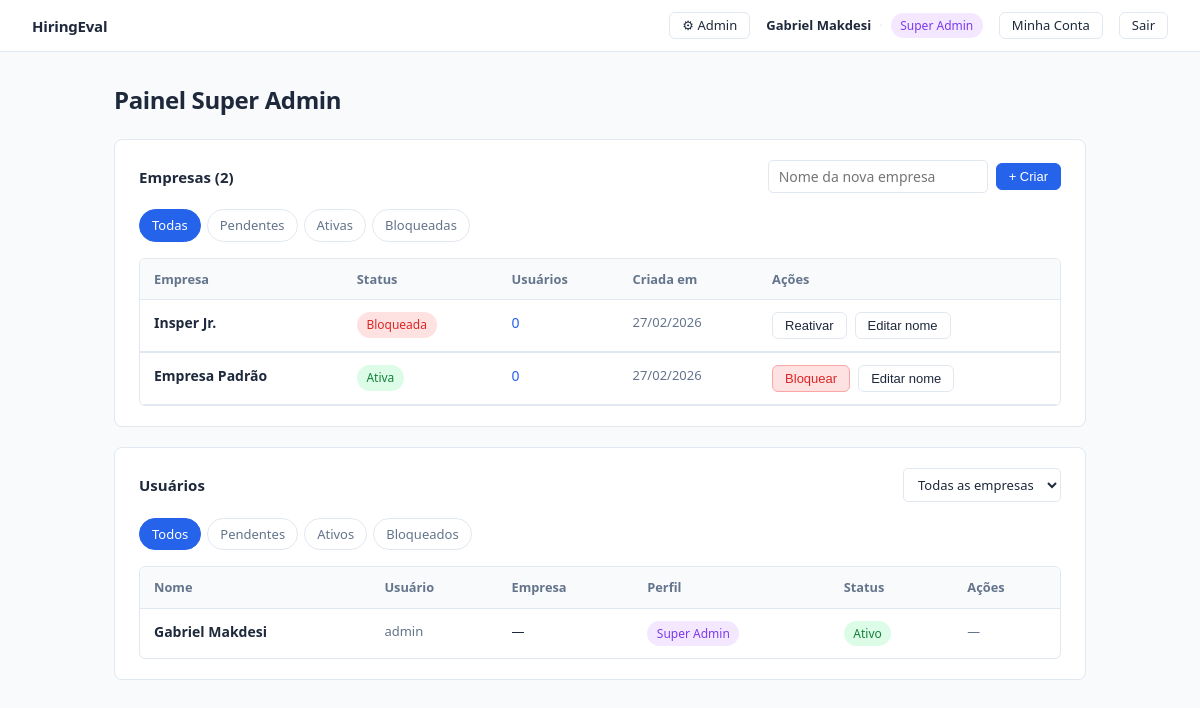
Page /admin (signed in) on the earlier database version.
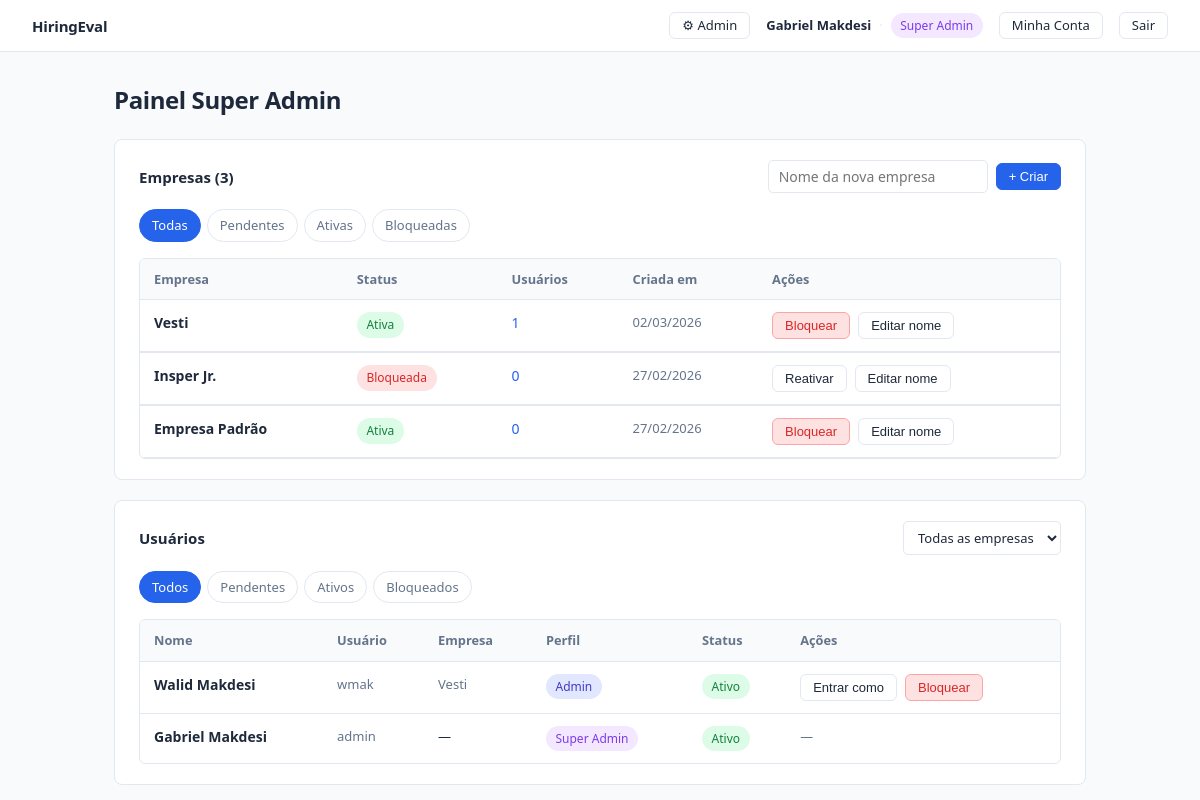
Same page on the later database version.
### models.py (models this page shows)
class Company(Base):
    __tablename__ = "companies"
    id = Column(Integer, primary_key=True, index=True)
    name = Column(String(255), nullable=False, unique=True)
    status = Column(String(20), nullable=False, default="active")
    is_active = Column(Boolean, default=True)
    created_at = Column(DateTime, default=datetime.utcnow)
    users = relationship("User", back_populates="company")
    jobs = relationship("Job", back_populates="company")

class User(Base):
    __tablename__ = "users"
    id = Column(Integer, primary_key=True, index=True)
    company_id = Column(Integer, ForeignKey("companies.id"), nullable=True)  # null for superadmin
    username = Column(String(255), nullable=False, unique=True)
    name = Column(String(255), nullable=False)
    password_hash = Column(String(255), nullable=False)
    role = Column(String(50), nullable=False, default="avaliador")  # avaliador | admin | superadmin
    status = Column(String(20), nullable=False, default="active")
    is_active = Column(Boolean, default=True)
    created_at = Column(DateTime, default=datetime.utcnow)
    company = relationship("Company", back_populates="users")

### main.py (the view)
@app.get("/admin", response_class=HTMLResponse)
def painel_admin(
    request: Request,
    empresa_id: int = None,
    status_filter: str = "todos",
    actual_user: User = Depends(require_superadmin),
    db: Session = Depends(get_db),
):
    empresas = db.query(Company).order_by(Company.created_at.desc()).all()
    q = db.query(User).order_by(User.created_at.desc())
    if empresa_id:
        q = q.filter(User.company_id == empresa_id)
    if status_filter != "todos":
        q = q.filter(User.status == status_filter)
    usuarios = q.all()
    selected_company = db.query(Company).filter(Company.id == empresa_id).first() if empresa_id else None
    return templates.TemplateResponse(
        "admin/dashboard.html",
        ctx(
            request, actual_user,
            empresas=empresas,
            usuarios=usuarios,
            empresa_id=empresa_id,
            status_filter=status_filter,
            selected_company=selected_company,
        ),
    )

### auth.py (called while the page is built)
def get_actual_user(request: Request, db: Session = Depends(get_db)) -> User:
    user_id = request.session.get("user_id")
    if not user_id:
        raise RequiresLoginException()
    user = db.query(User).filter(User.id == user_id, User.status == "active").first()
    if not user:
        raise RequiresLoginException()
    return user

def require_superadmin(user: User = Depends(get_actual_user)) -> User:
    if user.role != "superadmin":
        raise HTTPException(status_code=403, detail="Área exclusiva do Super Administrador")
    return user

### main.py (called while the page is built)
def ctx(request: Request, current_user: User, **extra) -> dict:
    return {
        "request": request,
        "user": current_user,
        "is_impersonating": bool(request.session.get("impersonating_user_id")),
        **extra,
    }

### models.py (called while the page is built)
def get_db():
    db = SessionLocal()
    try:
        yield db
    finally:
        db.close()

### templates/admin/dashboard.html (shortened to what the changed rows need)
{% extends "base.html" %}
{% block content %}
<div class="page-header">
  <h1>Painel Super Admin</h1>
</div>
<div class="section">
  <div class="section-header">
    <span class="section-title">Empresas ({{ empresas | length }})</span>
    <form method="post" action="/admin/empresas" style="display:flex; gap:0.5rem; align-items:center;">
      <input type="text" name="nome" placeholder="Nome da nova empresa" required
             style="padding:0.375rem 0.625rem; border:1px solid var(--border); border-radius:5px; font-size:0.875rem; font-family:inherit; color:var(--text); background:var(--surface); width:220px;">
      <button type="submit" class="btn btn-sm btn-primary">+ Criar</button>
    </form>
  </div>
      {% set pending_count = empresas | selectattr('status', 'equalto', 'pending') | list | length %}
  {% set filtered_empresas = empresas if (not status_filter or status_filter == 'todos') else empresas | selectattr('status', 'equalto', status_filter) | list %}
  {% if filtered_empresas %}
  <div class="table-container">
    <table>
      <thead>
        <tr>
          <th>Empresa</th>
          <th>Status</th>
          <th>Usuários</th>
          <th>Criada em</th>
          <th>Ações</th>
        </tr>
      </thead>
      <tbody>
        {% for empresa in filtered_empresas %}
        <tr id="row-emp-{{ empresa.id }}">
          <td style="font-weight:600;">{{ empresa.name }}</td>
          <td>
            {% if empresa.status == 'active' %}
              <span class="badge badge-green">Ativa</span>
            {% elif empresa.status == 'pending' %}
              <span class="badge badge-orange">Pendente</span>
            {% else %}
              <span class="badge badge-red">Bloqueada</span>
            {% endif %}
          </td>
          <td>
            <a href="/admin?empresa_id={{ empresa.id }}" style="color:var(--accent);">
              {{ empresa.users | length }}
            </a>
          </td>
          <td class="text-muted" style="font-size:0.8125rem;">
            {{ empresa.created_at.strftime('%d/%m/%Y') if empresa.created_at else '—' }}
          </td>
          <td>
            <div class="action-cell">
              {% if empresa.status == 'pending' %}
                <form method="post" action="/admin/empresas/{{ empresa.id }}/status" class="inline-form">
                  <input type="hidden" name="novo_status" value="active">
                  <button type="submit" class="btn btn-sm btn-primary">Aprovar</button>
                </form>
                <form method="post" action="/admin/empresas/{{ empresa.id }}/status" class="inline-form">
                  <input type="hidden" name="novo_status" value="blocked">
                  <button type="submit" class="btn btn-sm btn-danger">Bloquear</button>
                </form>
              {% elif empresa.status == 'active' %}
                <form method="post" action="/admin/empresas/{{ empresa.id }}/status" class="inline-form"
                      onsubmit="return confirm('Bloquear empresa {{ empresa.name }}?')">
                  <button type="submit" class="btn btn-sm btn-danger">Bloquear</button>
                </form>
              {% else %}
                <form method="post" action="/admin/empresas/{{ empresa.id }}/status" class="inline-form">
                  <button type="submit" class="btn btn-sm btn-ghost">Reativar</button>
                </form>
              {% endif %}
              <button type="button" class="btn btn-sm btn-ghost"
                      onclick="toggleEdit('edit-emp-{{ empresa.id }}')">Editar nome</button>
            </div>
          </td>
        </tr>
        <tr>
          <td colspan="5" style="padding:0;">
          </td>
        </tr>
        {% endfor %}
      </tbody>
    </table>
  </div>
  {% else %}
    <p class="text-muted" style="font-size:0.875rem; padding:0.5rem 0;">Nenhuma empresa neste filtro.</p>
  {% endif %}
</div>
<div class="section">
      {% set pu = usuarios | selectattr('status', 'equalto', 'pending') | list | length %}
  {% if usuarios %}
  <div class="table-container">
    <table>
      <thead>
        <tr>
          <th>Nome</th>
          <th>Usuário</th>
          <th>Empresa</th>
          <th>Perfil</th>
          <th>Status</th>
          <th>Ações</th>
        </tr>
      </thead>
      <tbody>
        {% for u in usuarios %}
        <tr>
          <td style="font-weight:600; white-space:nowrap;">{{ u.name }}</td>
          <td class="text-muted" style="font-size:0.8125rem;">{{ u.username }}</td>
          <td style="font-size:0.8125rem;">
            {% if u.company %}
              <a href="/admin?empresa_id={{ u.company.id }}" style="color:var(--text-muted);">{{ u.company.name }}</a>
            {% else %}—{% endif %}
          </td>
          <td>
            {% if u.role == 'superadmin' %}
              <span class="badge badge-purple">Super Admin</span>
            {% elif u.role == 'admin' %}
              <span class="badge badge-indigo">Admin</span>
            {% else %}
              <span class="badge badge-gray">Avaliador</span>
            {% endif %}
          </td>
          <td>
            {% if u.status == 'active' %}
              <span class="badge badge-green">Ativo</span>
            {% elif u.status == 'pending' %}
              <span class="badge badge-orange">Pendente</span>
            {% else %}
              <span class="badge badge-red">Bloqueado</span>
            {% endif %}
          </td>
          <td>
            <div class="action-cell">
              {% if u.role != 'superadmin' %}
                {% if u.status == 'pending' %}
                  <form method="post" action="/admin/usuarios/{{ u.id }}/status" class="inline-form">
                    <input type="hidden" name="novo_status" value="active">
                    <button type="submit" class="btn btn-sm btn-primary">Aprovar</button>
                  </form>
                  <form method="post" action="/admin/usuarios/{{ u.id }}/status" class="inline-form">
                    <input type="hidden" name="novo_status" value="blocked">
                    <button type="submit" class="btn btn-sm btn-danger">Bloquear</button>
                  </form>
                {% elif u.status == 'active' %}
                  <form method="post" action="/admin/impersonar/{{ u.id }}" class="inline-form">
                    <button type="submit" class="btn btn-sm btn-ghost">Entrar como</button>
                  </form>
                  <form method="post" action="/admin/usuarios/{{ u.id }}/status" class="inline-form"
                        onsubmit="return confirm('Bloquear {{ u.name }}?')">
                    <button type="submit" class="btn btn-sm btn-danger">Bloquear</button>
                  </form>
                {% else %}
                  <form method="post" action="/admin/usuarios/{{ u.id }}/status" class="inline-form">
                    <input type="hidden" name="novo_status" value="active">
                    <button type="submit" class="btn btn-sm btn-ghost">Reativar</button>
                  </form>
                {% endif %}
              {% else %}
                <span class="text-muted" style="font-size:0.8rem;">—</span>
              {% endif %}
            </div>
          </td>
        </tr>
        {% endfor %}
      </tbody>
    </table>
  </div>
  {% else %}
    <p class="text-muted" style="font-size:0.875rem; padding:0.5rem 0;">Nenhum usuário encontrado.</p>
  {% endif %}
</div>
{% endblock %}

### templates/base.html (shortened to what this page needs)
<!DOCTYPE html>
<html lang="pt-BR">
<head>
  <link rel="stylesheet" href="/static/style.css">
</head>
<body>
  <nav class="navbar">
    <a href="/" class="nav-brand">HiringEval</a>
    {% if user %}
    <div class="nav-right">
      {% if user.role == 'superadmin' and not is_impersonating %}
        <a href="/admin" class="btn btn-sm btn-ghost">⚙ Admin</a>
      {% endif %}
      <div class="nav-user-info">
        <span class="nav-user-name">{{ user.name }}</span>
        <span class="nav-divider">·</span>
        {% if user.role == 'superadmin' %}
          <span class="badge badge-purple">Super Admin</span>
        {% elif user.role == 'admin' %}
          <span class="badge badge-indigo">Admin</span>
        {% else %}
          <span class="badge badge-gray">Avaliador</span>
        {% endif %}
      </div>
      <a href="/conta" class="btn btn-sm btn-ghost">Minha Conta</a>
      <a href="/logout" class="btn btn-sm btn-ghost">Sair</a>
    </div>
    {% endif %}
  </nav>
  <main class="container">
    {% block content %}{% endblock %}
  </main>
</body>
</html>

Differences in the rows shown:
added Company: name "Vesti", status "Ativa", users|length "1", created_at "02/03/2026"
added User: name "Walid Makdesi", username "wmak", company.name "Vesti", role "Admin", status "Ativo"
Other differences:
{{ empresas | length }}: "2" → "3"
